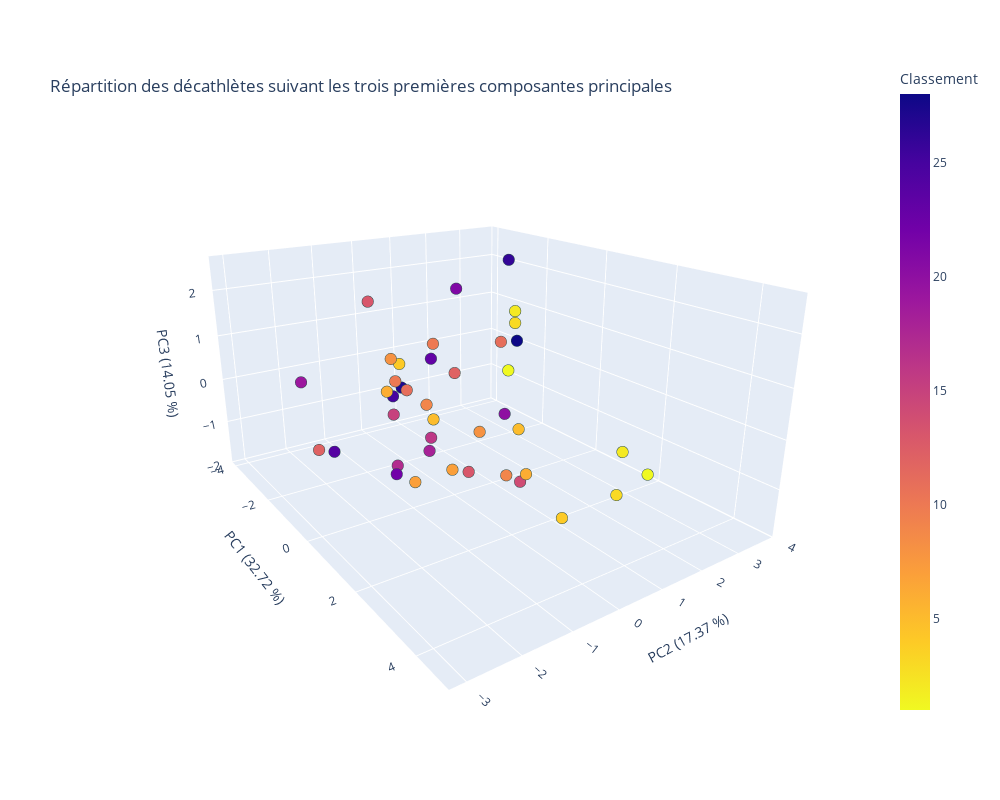

This figure's notebook cell:
### Markdown cell above
Difficile de distinguer la forme du nuage de points. Utilisons une version interactive.

### Code cell
import plotly.express as px


# Création du graphe
fig = px.scatter_3d(features_trans, x='PC1', y='PC2', z='PC3',
                   color=df_decathlon['Classement'], color_continuous_scale='plasma_r')

# Changement fenêtre de survol
fig.update_traces(hovertemplate="PC1: %{x}<br>PC2: %{y}<br>PC3: %{z}<br>Classement: %{customdata[0]}",
                  customdata=df_decathlon[['Classement']].values)

# Ajout d'une bordure aux points
fig.update_traces(marker=dict(
                            size=4,
                            line=dict(width=1,
                                      color='DarkSlateGrey')
                            )
                 )

# titres, labels et vue d'origine
fig.update_layout(width=1000,
                  height=800,
                  scene = dict(
                            xaxis_title='PC1 ('+ str(round(pca.explained_variance_ratio_[0]*100,2)) + ' %)',
                            yaxis_title='PC2 ('+ str(round(pca.explained_variance_ratio_[1]*100,2)) + ' %)',
                            zaxis_title='PC3 ('+ str(round(pca.explained_variance_ratio_[2]*100,2)) + ' %)'),
                  title_text="Répartition des décathlètes suivant les trois premières composantes principales",
                  title_y=0.9,
                  scene_camera=dict(
                      eye=dict(x=1.8, y=-1.25, z=0.8)),
                  autosize=False,
                  coloraxis_colorbar_title ="Classement",
                  )

#Affichage
fig.show()

### Figure 1 — Plotly figure (JSON) as saved in the notebook; plotly's stock layout.template omitted (floating-point values rounded to 4 significant figures)
{"data": [{"customdata": [[1], [2], [3], [4], [5], [6], [7], [8], [9], [10], [11], [12], [13], [14], [15], [16], [17], [18], [19], [20], [21], [22], [23], [24], [25], [26], [27], [28], [1], [2], [3], [4], [5], [6], [7], [8], [9], [10], [11], [12], [13]], "hovertemplate": "PC1: %{x}<br>PC2: %{y}<br>PC3: %{z}<br>Classement: %{customdata[0]}", "legendgroup": "", "marker": {"color": [1, 2, 3, 4, 5, 6, 7, 8, 9, 10, 11, 12, 13, 14, 15, 16, 17, 18, 19, 20, 21, 22, 23, 24, 25, 26, 27, 28, 1, 2, 3, 4, 5, 6, 7, 8, 9, 10, 11, 12, 13], "coloraxis": "coloraxis", "line": {"color": "DarkSlateGrey", "width": 1}, "size": 4, "symbol": "circle"}, "mode": "markers", "name": "", "scene": "scene", "showlegend": false, "type": "scatter3d", "x": [4.038, 3.919, 4.62, 2.233, 2.168, 0.9251, 0.889, 0.2953, 1.906, 0.08108, 0.5397, 0.1144, 0.002145, 0.8703, 0.3492, 0.3801, -0.4845, -0.4345, -0.2487, -1.069, -0.682, -0.2899, -1.542, -2.409, -1.994, -0.9578, -2.562, -2.857, 0.7916, 1.235, 1.358, -0.6095, -0.586, 0.3569, 0.2718, 0.5875, -1.995, -1.546, -1.342, -2.345, -3.979], "y": [1.366, 0.837, 0.04, 1.042, -1.803, 1.169, -0.6184, -1.546, -0.0858, -1.353, 0.7708, -0.03985, 0.3603, 1.059, -1.559, -0.7724, -1.061, -0.3261, -3.082, 2.093, 0.5356, -1.197, 0.4272, -1.583, -0.2942, 2.066, 0.2455, 3.798, 0.7716, 0.5746, 0.484, -0.8746, 2.131, -1.685, -1.094, 0.2307, 0.561, 0.4884, -0.3109, -1.966, 0.1999], "z": [-0.29, 0.2312, -0.04159, -1.864, 0.851, -1.477, -0.8983, 1.355, -0.7572, 0.8225, 1.348, 0.7404, -1.57, -1.643, 0.2825, -0.3709, -1.228, -1.07, 1.055, -1.0, 2.209, -1.306, 0.5141, -1.502, -0.3428, 2.587, -0.4191, 0.03056, 0.8268, 2.141, 1.956, 0.8899, -1.225, 0.7666, -1.283, -0.4176, -0.7299, 0.8408, -0.0003683, -1.336, 1.326]}], "layout": {"autosize": false, "coloraxis": {"colorbar": {"title": {"text": "Classement"}}, "colorscale": [[0, "#f0f921"], [0.1111, "#fdca26"], [0.2222, "#fb9f3a"], [0.3333, "#ed7953"], [0.4444, "#d8576b"], [0.5556, "#bd3786"], [0.6667, "#9c179e"], [0.7778, "#7201a8"], [0.8889, "#46039f"], [1, "#0d0887"]]}, "height": 800, "legend": {"tracegroupgap": 0}, "margin": {"t": 60}, "scene": {"aspectmode": "auto", "aspectratio": {"x": 1.342, "y": 1.073, "z": 0.6944}, "camera": {"eye": {"x": 1.8, "y": -1.25, "z": 0.8}}, "domain": {"x": [0, 1], "y": [0, 1]}, "xaxis": {"title": {"text": "PC1 (32.72 %)"}, "type": "linear"}, "yaxis": {"title": {"text": "PC2 (17.37 %)"}, "type": "linear"}, "zaxis": {"title": {"text": "PC3 (14.05 %)"}, "type": "linear"}}, "title": {"text": "Répartition des décathlètes suivant les trois premières composantes principales", "y": 0.9}, "width": 1000}}
